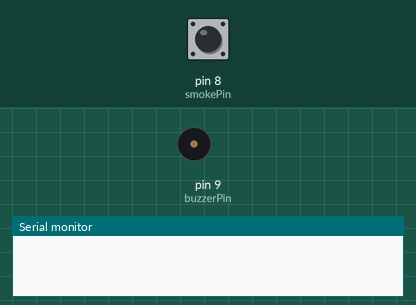
Simulated run of this sketch. Board: Arduino Uno, built with avr-gcc and run on an emulated ATmega328P. Shown: buzzer (waves = sounding, pin HIGH), the last lines printed to the serial monitor. The inputs (shaded band) are chosen by the test bench; at power-on: pin 8 (smokePin) LOW.

Above: at 0.1 s.
At 30.1 s:
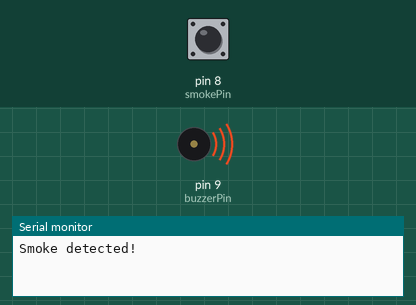
Timing chart, 0 to 31.6 s (numbered marks = the images above):
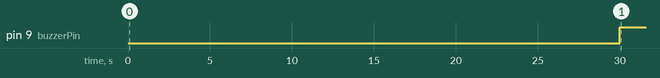

The sketch:

smoke_sensor.ino
```cpp
const int smokePin = 8;     // Digital pin connected to MQ2 D0
const int buzzerPin = 9;    // Buzzer pin

void setup() {
  pinMode(smokePin, INPUT);
  pinMode(buzzerPin, OUTPUT);
  Serial.begin(9600);

  delay(30000); // wait 30 seconds to stabilize the sensor
}

void loop() {
  int smokeDetected = digitalRead(smokePin);

  if (smokeDetected == LOW) {  // MQ2 gives LOW when smoke is detected
    Serial.println("Smoke detected!");
    digitalWrite(9, HIGH);
  } else {
    Serial.println("No smoke");
    digitalWrite(buzzerPin, LOW);
  }

  delay(500);
}
```

Measured:
- by itself, pin 9 (buzzerPin): LOW → HIGH at 30.0 s
